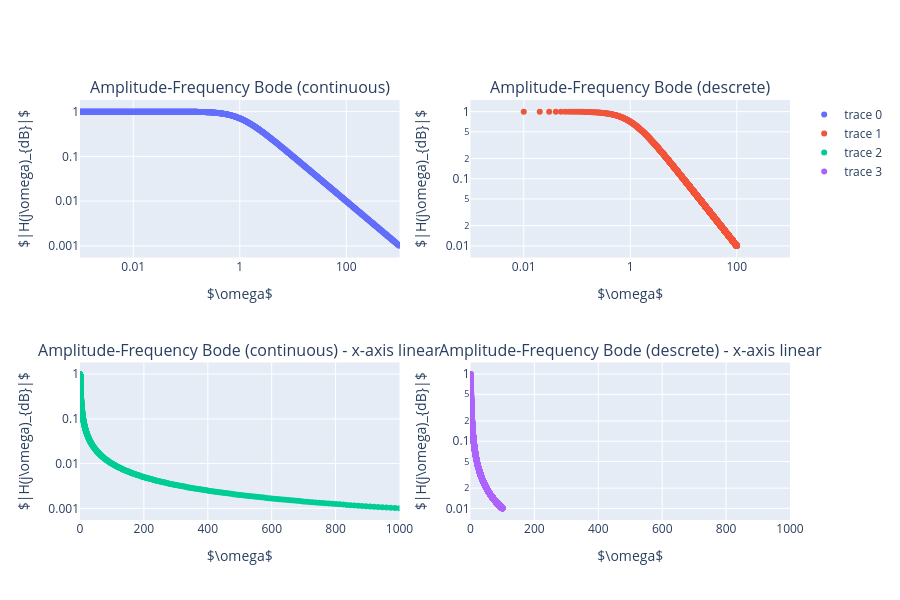

Notebook code for this chart:
### Code cell
%matplotlib notebook
import plotly
import plotly.graph_objects as go
from plotly.subplots import make_subplots
from IPython.display import display, HTML

# plotly.offline.init_notebook_mode()
display(HTML(
    '<script type="text/javascript" async src="https://cdnjs.cloudflare.com/ajax/libs/mathjax/2.7.1/MathJax.js?config=TeX-MML-AM_SVG"></script>'
))

fig = make_subplots(
    rows=2, cols=2,
    specs=[
        [{}, {}],
        [{}, {}],
    ],
    subplot_titles = [
        'Amplitude-Frequency Bode (continuous)',
        'Amplitude-Frequency Bode (descrete)',
        'Amplitude-Frequency Bode (continuous) - x-axis linear',
        'Amplitude-Frequency Bode (descrete) - x-axis linear',
    ]
)

fig.add_trace(
    go.Scatter(
        x = omega_cont,
        y = np.abs(H_cont),
        mode = "markers",
    ), row=1, col=1
)
fig.add_trace(
    go.Scatter(
        x = omega_disk,
        y = np.abs(H_disk),
        mode = "markers",
    ), row=1, col=2
)
fig.add_trace(
    go.Scatter(
        x = omega_cont,
        y = np.abs(H_cont),
        mode = "markers",
    ), row=2, col=1
)
fig.add_trace(
    go.Scatter(
        x = omega_disk,
        y = np.abs(H_disk),
        mode = "markers",
    ), row=2, col=2
)
r1 = [-3, 3]
r2 = [10**i for i in r1]
fig.update_layout(
    height=600,
    xaxis1=dict(title=r'$\omega$', type="log", range=r1),
    xaxis2=dict(title=r'$\omega$', type="log", range=r1),
    xaxis3=dict(title=r'$\omega$', range=r2),
    xaxis4=dict(title=r'$\omega$', range=r2),
    yaxis1=dict(title=r'$|H(j\omega)_{dB}|$', type="log"),
    yaxis2=dict(title=r'$|H(j\omega)_{dB}|$', type="log"),
    yaxis3=dict(title=r'$|H(j\omega)_{dB}|$', type="log"),
    yaxis4=dict(title=r'$|H(j\omega)_{dB}|$', type="log"),
)
fig.show()

### Figure 1 — Plotly figure (JSON) as saved in the notebook; plotly's stock layout.template omitted (floating-point values rounded to 4 significant figures; data arrays with more than 128 entries replaced by an {"elided": "..."} marker saying what was removed)
{"data": [{"mode": "markers", "type": "scatter", "x": {"elided": "1000 float values"}, "xaxis": "x", "y": {"elided": "1000 float values"}, "yaxis": "y"}, {"mode": "markers", "type": "scatter", "x": {"elided": "10000 float values"}, "xaxis": "x2", "y": {"elided": "10000 float values"}, "yaxis": "y2"}, {"mode": "markers", "type": "scatter", "x": {"elided": "1000 float values"}, "xaxis": "x3", "y": {"elided": "1000 float values"}, "yaxis": "y3"}, {"mode": "markers", "type": "scatter", "x": {"elided": "10000 float values"}, "xaxis": "x4", "y": {"elided": "10000 float values"}, "yaxis": "y4"}], "layout": {"annotations": [{"font": {"size": 16}, "showarrow": false, "text": "Amplitude-Frequency Bode (continuous)", "x": 0.225, "xanchor": "center", "xref": "paper", "y": 1, "yanchor": "bottom", "yref": "paper"}, {"font": {"size": 16}, "showarrow": false, "text": "Amplitude-Frequency Bode (descrete)", "x": 0.775, "xanchor": "center", "xref": "paper", "y": 1, "yanchor": "bottom", "yref": "paper"}, {"font": {"size": 16}, "showarrow": false, "text": "Amplitude-Frequency Bode (continuous) - x-axis linear", "x": 0.225, "xanchor": "center", "xref": "paper", "y": 0.375, "yanchor": "bottom", "yref": "paper"}, {"font": {"size": 16}, "showarrow": false, "text": "Amplitude-Frequency Bode (descrete) - x-axis linear", "x": 0.775, "xanchor": "center", "xref": "paper", "y": 0.375, "yanchor": "bottom", "yref": "paper"}], "height": 600, "xaxis": {"anchor": "y", "domain": [0, 0.45], "range": [-3, 3], "title": {"text": "$\\omega$"}, "type": "log"}, "xaxis2": {"anchor": "y2", "domain": [0.55, 1], "range": [-3, 3], "title": {"text": "$\\omega$"}, "type": "log"}, "xaxis3": {"anchor": "y3", "domain": [0, 0.45], "range": [0.001, 1000], "title": {"text": "$\\omega$"}}, "xaxis4": {"anchor": "y4", "domain": [0.55, 1], "range": [0.001, 1000], "title": {"text": "$\\omega$"}}, "yaxis": {"anchor": "x", "domain": [0.625, 1], "title": {"text": "$|H(j\\omega)_{dB}|$"}, "type": "log"}, "yaxis2": {"anchor": "x2", "domain": [0.625, 1], "title": {"text": "$|H(j\\omega)_{dB}|$"}, "type": "log"}, "yaxis3": {"anchor": "x3", "domain": [0, 0.375], "title": {"text": "$|H(j\\omega)_{dB}|$"}, "type": "log"}, "yaxis4": {"anchor": "x4", "domain": [0, 0.375], "title": {"text": "$|H(j\\omega)_{dB}|$"}, "type": "log"}}}
